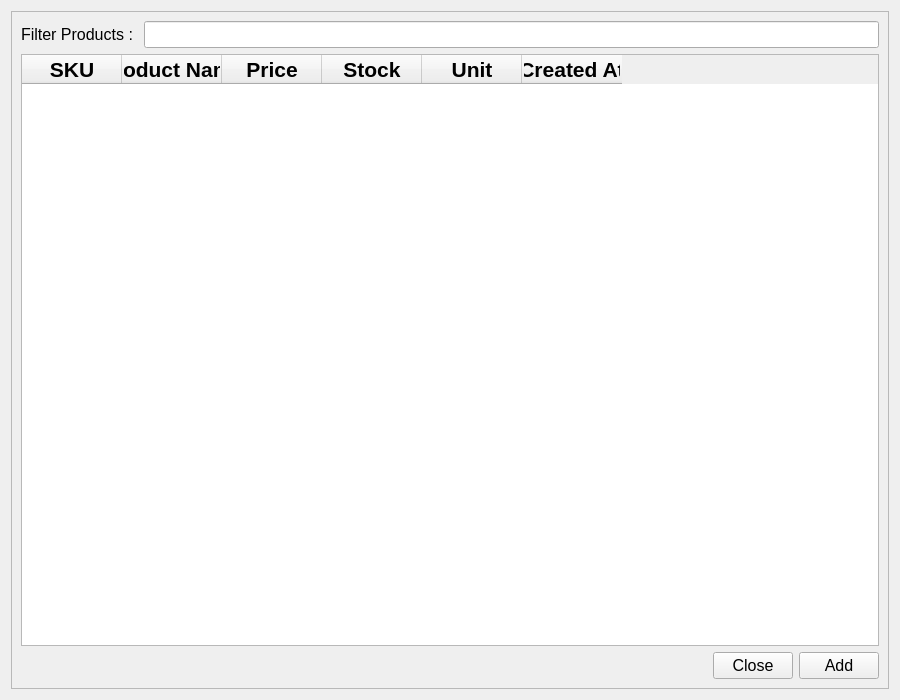
<?xml version="1.0" encoding="UTF-8"?>
<ui version="4.0">
 <class>Form</class>
 <widget class="QWidget" name="Form">
  <property name="geometry">
   <rect>
    <x>0</x>
    <y>0</y>
    <width>900</width>
    <height>700</height>
   </rect>
  </property>
  <property name="windowTitle">
   <string>Products Dialog</string>
  </property>
  <layout class="QGridLayout" name="gridLayout_2">
   <item row="0" column="0">
    <widget class="QFrame" name="frame">
     <property name="frameShape">
      <enum>QFrame::StyledPanel</enum>
     </property>
     <property name="frameShadow">
      <enum>QFrame::Raised</enum>
     </property>
     <layout class="QGridLayout" name="gridLayout">
      <item row="0" column="0">
       <layout class="QVBoxLayout" name="verticalLayout">
        <item>
         <layout class="QFormLayout" name="formLayout_2">
          <item row="0" column="0">
           <widget class="QLabel" name="filter_products_dialog_label">
            <property name="font">
             <font>
              <pointsize>12</pointsize>
             </font>
            </property>
            <property name="text">
             <string>Filter Products : </string>
            </property>
           </widget>
          </item>
          <item row="0" column="1">
           <widget class="QLineEdit" name="filter_products_dialog_input">
            <property name="font">
             <font>
              <pointsize>12</pointsize>
             </font>
            </property>
           </widget>
          </item>
         </layout>
        </item>
        <item>
         <widget class="QTableWidget" name="products_dialog_table">
          <column>
           <property name="text">
            <string>SKU</string>
           </property>
           <property name="font">
            <font>
             <pointsize>16</pointsize>
             <weight>75</weight>
             <bold>true</bold>
            </font>
           </property>
           <property name="textAlignment">
            <set>AlignCenter</set>
           </property>
          </column>
          <column>
           <property name="text">
            <string>Product Name</string>
           </property>
           <property name="font">
            <font>
             <pointsize>16</pointsize>
             <weight>75</weight>
             <bold>true</bold>
            </font>
           </property>
           <property name="textAlignment">
            <set>AlignCenter</set>
           </property>
          </column>
          <column>
           <property name="text">
            <string>Price</string>
           </property>
           <property name="font">
            <font>
             <pointsize>16</pointsize>
             <weight>75</weight>
             <bold>true</bold>
            </font>
           </property>
           <property name="textAlignment">
            <set>AlignCenter</set>
           </property>
          </column>
          <column>
           <property name="text">
            <string>Stock</string>
           </property>
           <property name="font">
            <font>
             <pointsize>16</pointsize>
             <weight>75</weight>
             <bold>true</bold>
            </font>
           </property>
           <property name="textAlignment">
            <set>AlignCenter</set>
           </property>
          </column>
          <column>
           <property name="text">
            <string>Unit</string>
           </property>
           <property name="font">
            <font>
             <pointsize>16</pointsize>
             <weight>75</weight>
             <bold>true</bold>
            </font>
           </property>
           <property name="textAlignment">
            <set>AlignCenter</set>
           </property>
          </column>
          <column>
           <property name="text">
            <string>Created At</string>
           </property>
           <property name="font">
            <font>
             <pointsize>16</pointsize>
             <weight>75</weight>
             <bold>true</bold>
            </font>
           </property>
           <property name="textAlignment">
            <set>AlignCenter</set>
           </property>
          </column>
         </widget>
        </item>
        <item>
         <layout class="QHBoxLayout" name="horizontalLayout">
          <item>
           <spacer name="horizontalSpacer">
            <property name="orientation">
             <enum>Qt::Horizontal</enum>
            </property>
            <property name="sizeHint" stdset="0">
             <size>
              <width>40</width>
              <height>20</height>
             </size>
            </property>
           </spacer>
          </item>
          <item>
           <widget class="QPushButton" name="close_products_dialog_button">
            <property name="font">
             <font>
              <pointsize>12</pointsize>
             </font>
            </property>
            <property name="text">
             <string>Close</string>
            </property>
           </widget>
          </item>
          <item>
           <widget class="QPushButton" name="add_products_dialog_button">
            <property name="font">
             <font>
              <pointsize>12</pointsize>
             </font>
            </property>
            <property name="text">
             <string>Add</string>
            </property>
           </widget>
          </item>
         </layout>
        </item>
       </layout>
      </item>
     </layout>
    </widget>
   </item>
  </layout>
 </widget>
 <resources/>
 <connections/>
</ui>
